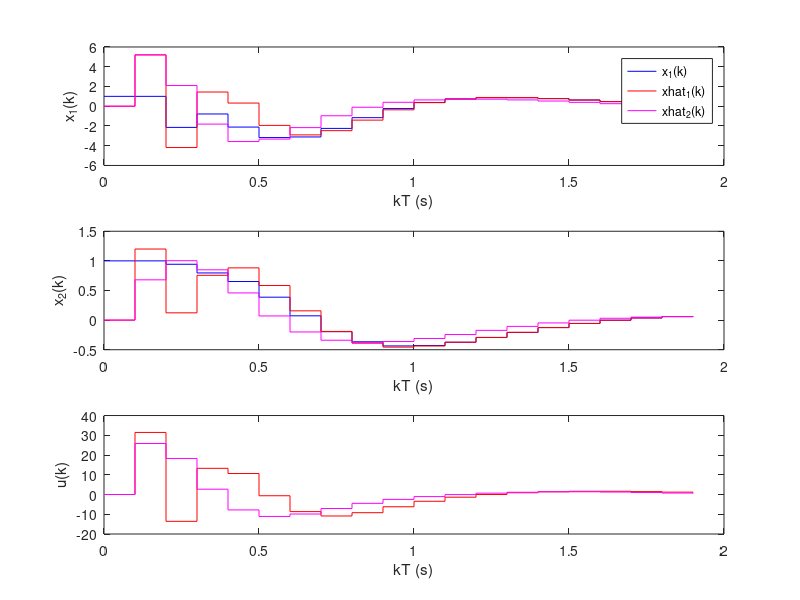

MATLAB code to generate this figure:
% ELT013 - Controle Digital
% Projeto de observador de estados: preditor x filtro
%
% Prof. Bruno Teixeira, DELT/UFMG, 06/2017

%% Sistema: satelite duplo integrador
% Entrada: torque, Saida: posicao angular

close all; clc; clear all

% Funcao de transferencia em Laplace
nGs = 1;
dGs = [1 0 0];
Gs = tf(nGs, dGs)
% Espaco de estados:
[Ac, Bc, Cc, Dc] = tf2ss(nGs, dGs);
SysS = ss(Ac, Bc, Cc, Dc)

% Discretizacao do modelo em tempo continuo:
Ts = 0.1;
SysZ = c2d(SysS, Ts, 'zoh')
[A, B, C, D, Ts] = ssdata(SysZ)
[nGz, dGz] = ss2tf(A, B, C, D);
Gz = zpk(minreal(tf(nGz, dGz, Ts)))

%% Teste de Observabilidade:

% Usando funcao do Matlab:
Ob = obsv(A,C);
% Passo a passo:
Ob = [C; C*A];
if (size(A,1)-rank(Ob)==0)
    disp('O sistema e observavel.');
end

%% Especificacoes de requisito:

% Polos desejados em z:
p1z = 0.4 + i*0.4;
p2z = 0.4 - i*0.4;

% Equacao caracteristica desejada:
alphacz = conv([1 -p1z],[1 -p2z])


%% Projeto de PREDITOR pela Formula de Ackerman

% Usando funcao do Matlab:
L = acker(A', C', [p1z p2z])' 

% Passo a passo:
L = ( A^2 + alphacz(2)*A + alphacz(3)*eye(size(A)) )*inv(Ob)*[zeros(size(A,1)-1,1);  1]

%% Projeto de FILTRO pela Formula de Ackerman

% Usando funcao do Matlab:
% Obs.: Basta substituir C por C*A
G = acker(A', (C*A)', [p1z p2z])' 

% Passo a passo:
% Obs.: Basta multiplicar a matriz de observabilidade por A
G = ( A^2 + alphacz(2)*A + alphacz(3)*eye(size(A)) )*inv(Ob*A)*[zeros(size(A,1)-1,1);  1]


%% Projeto do Controlador:
% Retirado de Ex_ProjetoRegulador.m

% Controlabilidade
Co = [B A*B];
if (size(A,1)-rank(Co)==0)
    disp('O sistema e controlavel.');
end

% Requisitos do controlador:
zeta = 0.5;
zetawn = 1.8;
wn = zetawn/zeta;
% Polos desejados em s:
p1s = -zetawn + i*wn*sqrt(1-zeta^2);
p2s = -zetawn - i*wn*sqrt(1-zeta^2);
% Polos desejados em z:
pc1z = exp(p1s*Ts)
pc2z = exp(p2s*Ts)
% Equacao caracteristica desejada:
alphaccz = conv([1 -pc1z],[1 -pc2z])

% Alocacao de polos (passo a passo da Formula de Ackermann):
K = [zeros(1,size(A,1)-1)  1]*inv(Co)*( A^2 + alphaccz(2)*A + alphaccz(3)*eye(size(A)) )

%% Simulacao:
% 1 - caso com observador do tipo preditor
% 2 - caso com observador do tipo filtro

x0 = [1 1]';
N = 20;
u1 = 0;
u2 = 0;
kT = [0:Ts:(N-1)*Ts];
xmf1 = [x0 x0]; % Estado verdadeiro
ymf1 = C*x0;
xhat1 = [0 0]'; % Estado estimado
xmf2 = [x0 x0]; % Estado verdadeiro
ymf2 = [C*x0, C*x0];
xhat2 = [0 0]';
for k = 2:N
    % ------------------- CASO 1: Preditor + regulador --------------------
    % Observador de estados:
    xhat1(:,k) = A*xhat1(:,k-1) + B*u1(k-1)  +  L*(ymf1(:,k-1) - C*xhat1(:,k-1));
    % Lei de controle:
    u1(k) = -K*xhat1(:,k);
    % Processo controlado:
    xmf1(:,k+1) = A*xmf1(:,k) + B*u1(k); % Observe que o modelo do mesmo processo usado nesse projeto nao e o mesmo dos outros casos
    ymf1(:,k+1) = C*xmf1(:,k+1);
    % ------------------- CASO 2: Filtro + regulador ----------------------
    % Observador de estados:
    xhat2k_ = A*xhat2(:,k-1) + B*u2(k-1);
    yhat2k_ = C*xhat2k_;
    xhat2(:,k) = xhat2k_  +  G*(ymf2(:,k) - yhat2k_);
    % Lei de controle:
    u2(k) = -K*xhat2(:,k);
    % Processo controlado:
    xmf2(:,k+1) = A*xmf2(:,k) + B*u2(k); % Observe que o modelo do mesmo processo usado nesse projeto nao e o mesmo dos outros casos
    ymf2(:,k+1) = C*xmf2(:,k+1);
end
figure; subplot(311); stairs(kT, xmf1(1,1:end-1), 'b'); hold on; stairs(kT, xhat1(1,:), 'r'); stairs(kT, xhat2(1,:), 'm'); xlabel('kT (s)'); ylabel('x_1(k)'); legend('x_1(k)','xhat_1(k)','xhat_2(k)')
        subplot(312); stairs(kT, xmf1(2,1:end-1), 'b'); hold on; stairs(kT, xhat1(2,:), 'r'); stairs(kT, xhat2(2,:), 'm'); xlabel('kT (s)'); ylabel('x_2(k)');
        subplot(313); stairs(kT, u1, 'r'); hold on; stairs(kT, u2, 'm'); xlabel('kT (s)'); ylabel('u(k)');
        
